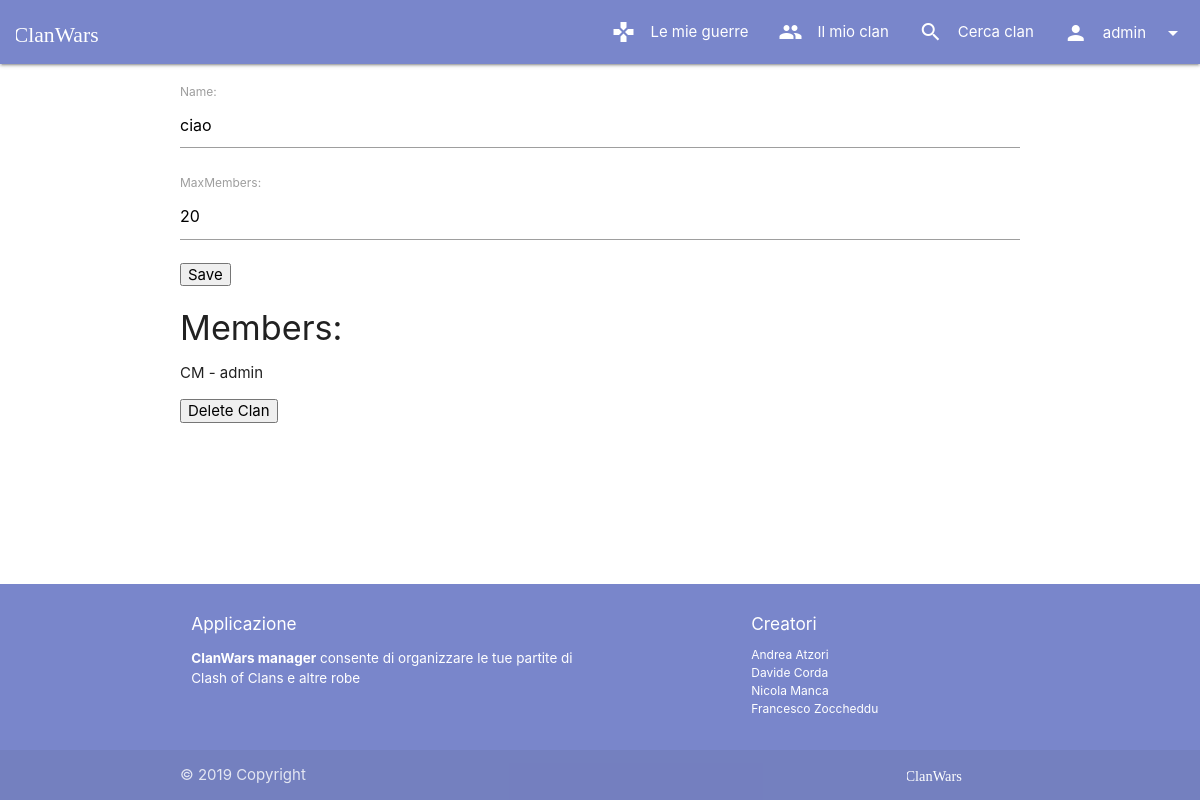
The page /clans/update (signed in) on the database as committed earlier.
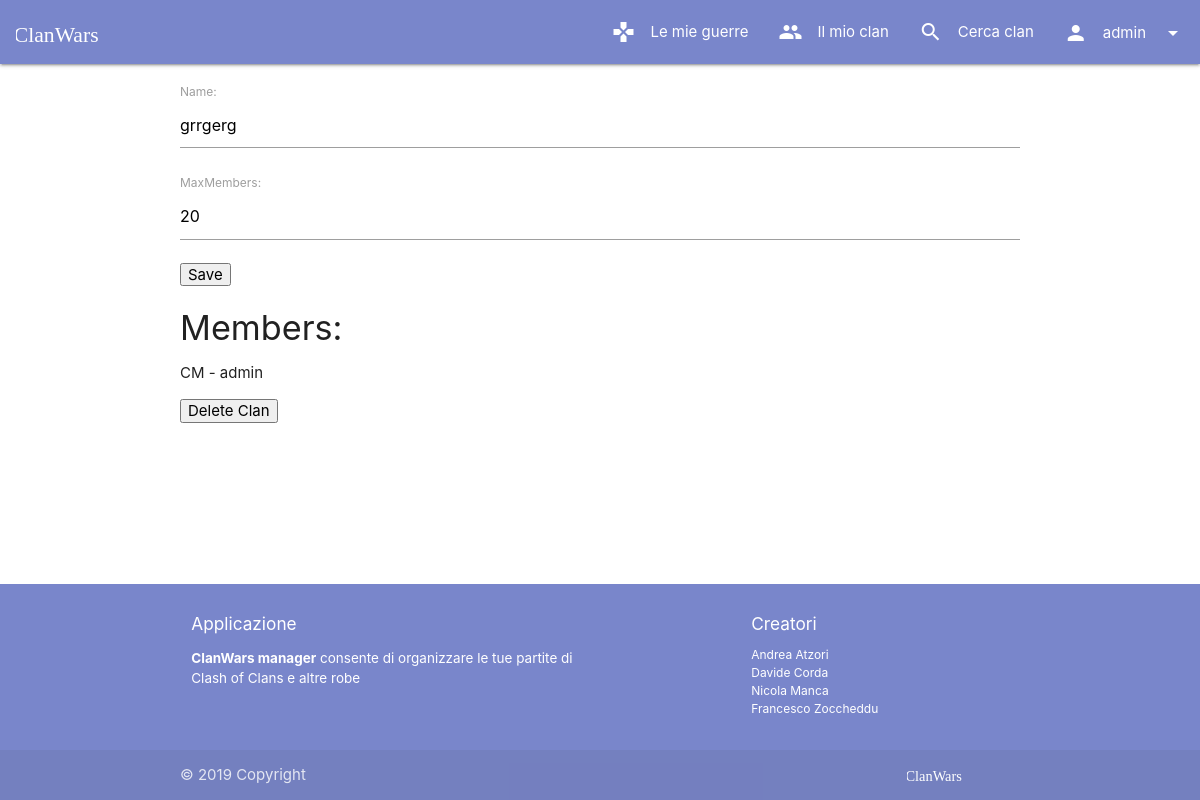
The same page on the database as committed later.
### manager/models.py (models this page shows, shortened)
class Clan(models.Model):
    name = models.CharField(max_length=30)
    clanMaster = models.OneToOneField(User, on_delete=models.CASCADE, related_name="+", null=False, blank=False)
    maxMembers = models.PositiveSmallIntegerField(default=20, validators=[MinValueValidator(1), MaxValueValidator(50)])
    def get_absolute_url(self):
        return reverse("clans_details", kwargs={'pk': self.pk})

### manager/views/clans.py (the view)
# urls.py: path(r'update', login_required(ClanUpdateView.as_view()), name='clans_update'),
class ClanUpdateView(UpdateView):
    template_name = "clans/update.html"
    form_class = ClanForm
    context_object_name = "clan"
    def get_object(self):
        clan = self.request.user.clan
        if self.request.user != clan.clanMaster:
            raise PermissionDenied()
        return clan

### manager/forms.py
class ClanForm(forms.ModelForm):
    class Meta:
        model = Clan
        fields = ['name', 'maxMembers']

### manager/templatetags/toasts.py (called while the page is built)
@register.simple_tag
def toast_if(condition, message, icon=None):
    return mark_safe(toast(message, icon) if condition else "")

### manager/templates/clans/update.html (shortened to what this page needs)
{% extends "base.html" %}
{% block content %}
    <form method="POST">
        {{form.as_p}}
        <p>
            <input type="submit" value="Save"/>
        </p>
    </form>
    <h4>Members:</h4>
    <ul>
        {% for member in clan.members.all %}
            <li>
                {% if clan.clanMaster == member%}
                    CM -
                {% endif %}
                {{member.username}}
            </li>
        {% endfor %}
    </ul>
    <form method="POST" action="{% url 'clans_delete'%}">
        <p>
            <input type="submit" value="Delete Clan"/>
        </p>
    </form>
    {% load toasts %}
{% endblock %}

Rows that differ between the two databases and show on the page:
removed Clan: name "ciao", maxMembers "20"
added Clan: name "grrgerg", maxMembers "20"
